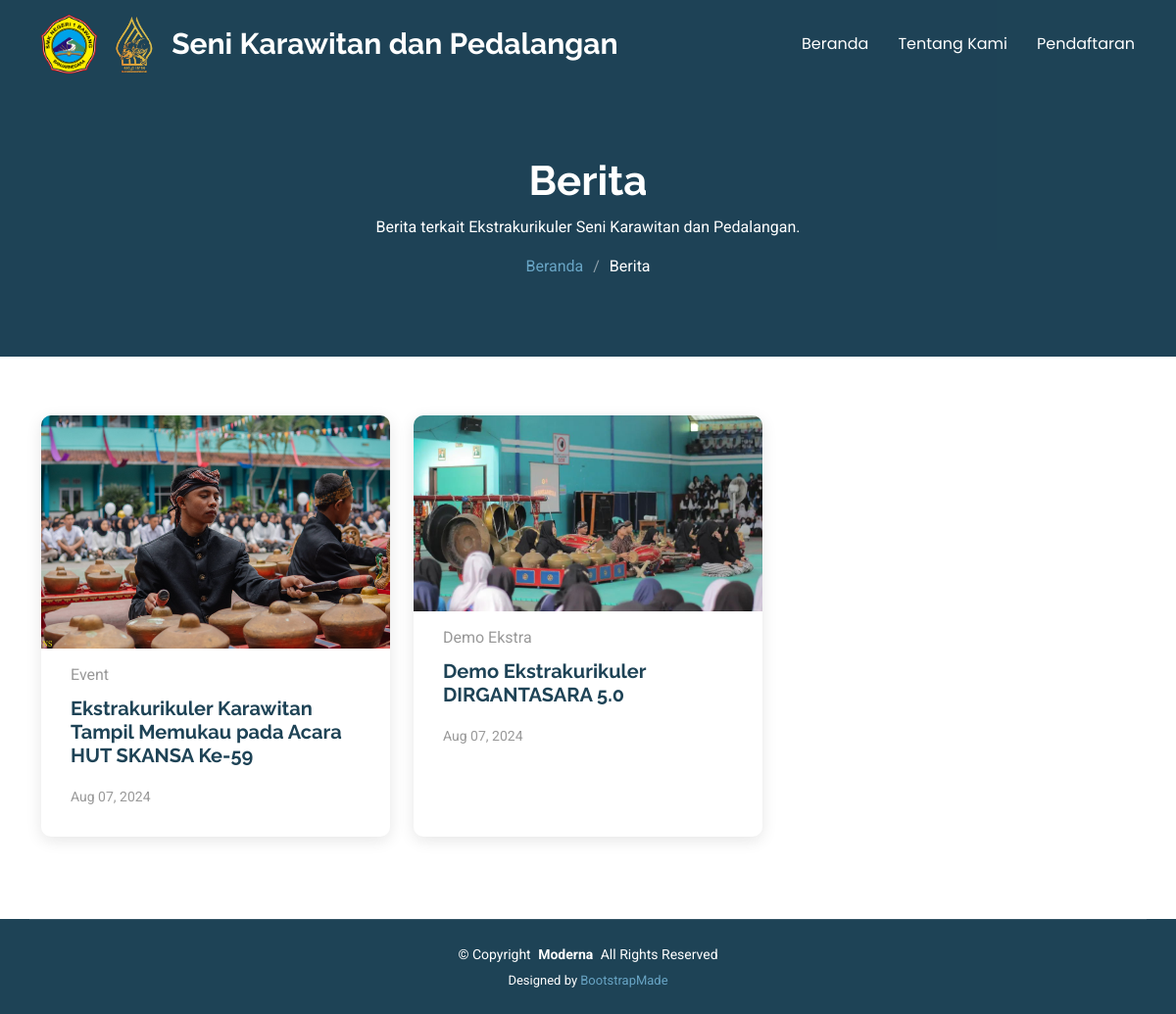
Page /berita.php on the committed database.
### tables this page shows
CREATE TABLE IF NOT EXISTS `berita` (
  `id` int NOT NULL AUTO_INCREMENT,
  `judulberita` varchar(225) NOT NULL DEFAULT '0',
  `isiberita` text NOT NULL,
  `tanggal` date NOT NULL,
  `foto` varchar(225) NOT NULL DEFAULT '',
  `kategori` varchar(50) NOT NULL DEFAULT '',
  PRIMARY KEY (`id`) USING BTREE
);

### berita.php (the view, shortened to what this page needs)
<?php
include 'function.php';
$query = "SELECT * FROM berita";
$result = mysqli_query($connect, $query);
?>
<!DOCTYPE html>
<html lang="en">
<head>
    <link href="assets/vendor/bootstrap/css/bootstrap.min.css" rel="stylesheet">
    <link href="assets/vendor/bootstrap-icons/bootstrap-icons.css" rel="stylesheet">
    <link href="assets/vendor/aos/aos.css" rel="stylesheet">
    <link href="assets/vendor/glightbox/css/glightbox.min.css" rel="stylesheet">
    <link href="assets/vendor/swiper/swiper-bundle.min.css" rel="stylesheet">
    <link href="assets/css/main.css" rel="stylesheet">
</head>
<body class="about-page">
<?php include 'layout/navbar.php'; ?>
    <main class="main">
    <div class="page-title dark-background">
        <div class="container position-relative">
        <h1>Berita</h1>
        <p>Berita terkait Ekstrakurikuler Seni Karawitan dan Pedalangan.</p>
        <nav class="breadcrumbs">
            <ol>
            <li><a href="beranda.php">Beranda</a></li>
            <li class="current">Berita</li>
            </ol>
        </nav>
        </div>
    </div>
   <section id="blog-posts" class="blog-posts section">
        <div class="container">
            <div class="row gy-4" data-aos="fade-up">
                <?php while ($row = mysqli_fetch_assoc($result)): ?>
                <div class="col-lg-4">
                    <article>
                        <div class="post-img">
                            <img src="admin/gambar/<?php echo $row['foto']; ?>" alt="" class="img-fluid">
                        </div>
                        <p class="post-category"><?php echo $row['kategori']; ?></p>
                        <h2 class="title">
                            <a href="kontenberita.php?id=<?php echo $row['id']; ?>"><?php echo $row['judulberita']; ?></a>
                        </h2>
                        <div class="d-flex align-items-center">
                            <div class="post-meta">
                                <p class="post-date">
                                    <time datetime="<?php echo $row['tanggal']; ?>"><?php echo date("M d, Y", strtotime($row['tanggal'])); ?></time>
                                </p>
                            </div>
                        </div>
                    </article>
                </div>
                <?php endwhile; ?>
            </div>
        </div>
    </section>
  </main>
  <?php include 'layout/footer.php'; ?>
</body>
</html>

### assets/css/main.css (style rules this page uses)
:root { --default-font: "Roboto", system-ui, -apple-system, "Segoe UI", Roboto, "Helvetica Neue", Arial, "Noto Sans", "Liberation Sans", sans-serif, "Apple Color Emoji", "Segoe UI Emoji", "Segoe UI Symbol", "Noto Color Emoji"; --heading-font: "Raleway", sans-serif; --nav-font: "Poppins", sans-serif; }
:root { --background-color: #ffffff; --default-color: #555555; --heading-color: #1e4356; --accent-color: #68a4c4; --surface-color: #ffffff; --contrast-color: #ffffff; }
:root { --nav-color: #ffffff; --nav-hover-color: #68a4c4; --nav-mobile-background-color: #ffffff; --nav-dropdown-background-color: #ffffff; --nav-dropdown-color: #555555; --nav-dropdown-hover-color: #68a4c4; }
.dark-background { --background-color: #1e4356; --default-color: #ffffff; --heading-color: #ffffff; --surface-color: #284e62; --contrast-color: #ffffff; }
:root { scroll-behavior: smooth; }
body { color: var(--default-color); background-color: var(--background-color); font-family: var(--default-font); }
a { color: var(--accent-color); text-decoration: none; transition: 0.3s; }
h1, h2, h3, h4, h5, h6 { color: var(--heading-color); font-family: var(--heading-font); }
.page-title { color: var(--default-color); background-color: var(--background-color); padding: 160px 0 80px 0; text-align: center; position: relative; }
.page-title:before { content: ""; background-color: color-mix(in srgb, var(--background-color), transparent 50%); position: absolute; inset: 0; }
.page-title h1 { font-size: 42px; font-weight: 700; margin-bottom: 10px; }
.page-title .breadcrumbs ol { display: flex; flex-wrap: wrap; list-style: none; justify-content: center; padding: 0; margin: 0; font-size: 16px; font-weight: 400; }
.page-title .breadcrumbs ol li+li { padding-left: 10px; }
.page-title .breadcrumbs ol li+li::before { content: "/"; display: inline-block; padding-right: 10px; color: color-mix(in srgb, var(--default-color), transparent 50%); }
section, .section { color: var(--default-color); background-color: var(--background-color); padding: 60px 0; scroll-margin-top: 90px; overflow: clip; }
.blog-posts article { background-color: var(--surface-color); box-shadow: 0 4px 16px rgba(0, 0, 0, 0.1); padding: 30px; height: 100%; border-radius: 10px; overflow: hidden; }
.blog-posts .post-img { max-height: 240px; margin: -30px -30px 15px -30px; overflow: hidden; }
.blog-posts .post-category { font-size: 16px; color: color-mix(in srgb, var(--default-color), transparent 40%); margin-bottom: 10px; }
.blog-posts .title { font-size: 20px; font-weight: 700; padding: 0; margin: 0 0 20px 0; }
.blog-posts .title a { color: var(--heading-color); transition: 0.3s; }
.blog-posts .post-date { font-size: 14px; color: color-mix(in srgb, var(--default-color), transparent 40%); margin-bottom: 0; }

### rows in the picture
berita: foto (picture), kategori "Event", judulberita "Ekstrakurikuler Karawitan Tampil Memukau pada Acara HUT SKANSA Ke-59", tanggal "Aug 07, 2024"
berita: foto (picture), kategori "Demo Ekstra", judulberita "Demo Ekstrakurikuler DIRGANTASARA 5.0", tanggal "Aug 07, 2024"
